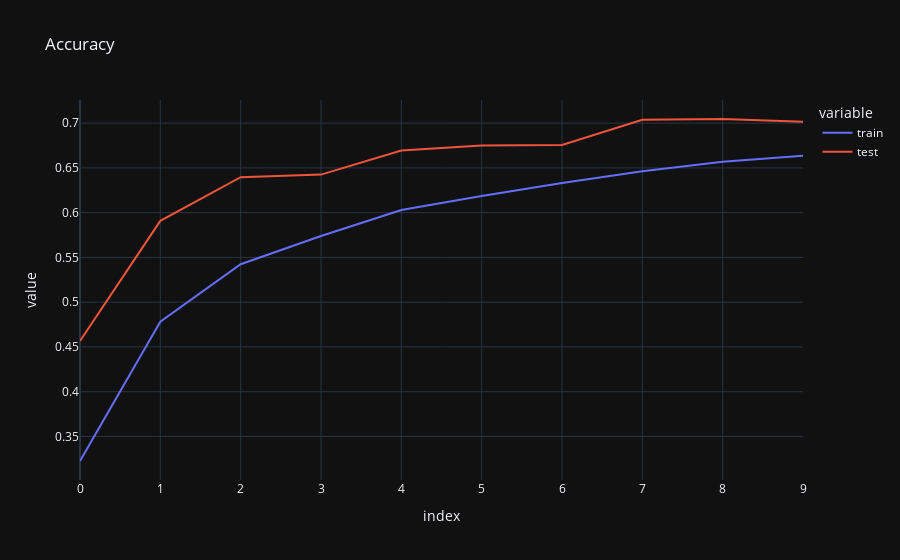

Notebook code cell kept with this figure:
### Code cell
accuracy_history = pd.DataFrame({
    'train': history.history['accuracy'],
    'test':  history.history['val_accuracy']
})
px.line(accuracy_history, title='Accuracy')

### Figure 1 — Plotly figure (JSON) as saved in the notebook; plotly's stock layout.template omitted (floating-point values rounded to 4 significant figures)
{"data": [{"hovertemplate": "variable=train<br>index=%{x}<br>value=%{y}<extra></extra>", "legendgroup": "train", "line": {"color": "#636efa", "dash": "solid"}, "marker": {"symbol": "circle"}, "mode": "lines", "name": "train", "orientation": "v", "showlegend": true, "type": "scatter", "x": [0, 1, 2, 3, 4, 5, 6, 7, 8, 9], "xaxis": "x", "y": [0.3226, 0.4782, 0.5424, 0.5739, 0.603, 0.6187, 0.6332, 0.6461, 0.6567, 0.6636], "yaxis": "y"}, {"hovertemplate": "variable=test<br>index=%{x}<br>value=%{y}<extra></extra>", "legendgroup": "test", "line": {"color": "#EF553B", "dash": "solid"}, "marker": {"symbol": "circle"}, "mode": "lines", "name": "test", "orientation": "v", "showlegend": true, "type": "scatter", "x": [0, 1, 2, 3, 4, 5, 6, 7, 8, 9], "xaxis": "x", "y": [0.4566, 0.5908, 0.6396, 0.6425, 0.6693, 0.6751, 0.6755, 0.7037, 0.7046, 0.7016], "yaxis": "y"}], "layout": {"legend": {"title": {"text": "variable"}, "tracegroupgap": 0}, "title": {"text": "Accuracy"}, "xaxis": {"anchor": "y", "domain": [0, 1], "title": {"text": "index"}}, "yaxis": {"anchor": "x", "domain": [0, 1], "title": {"text": "value"}}}}
